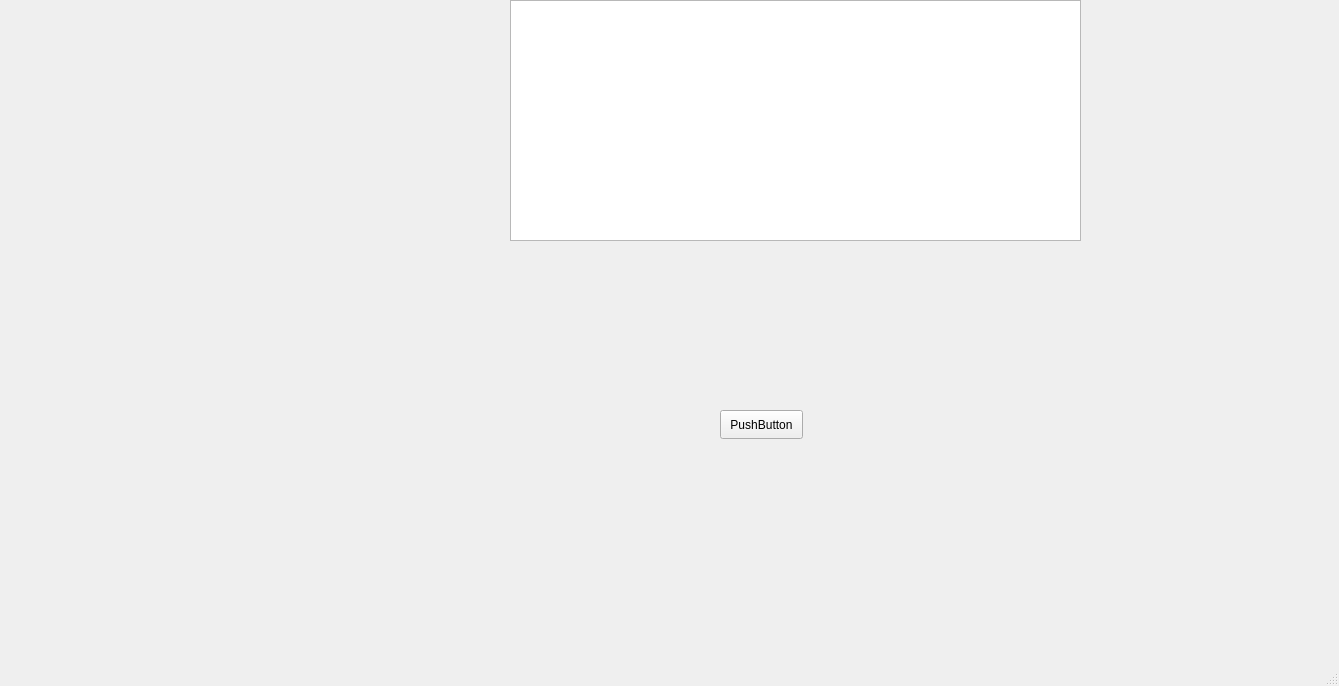
<?xml version="1.0" encoding="UTF-8"?>
<ui version="4.0">
 <class>MainWindow</class>
 <widget class="QMainWindow" name="MainWindow">
  <property name="geometry">
   <rect>
    <x>0</x>
    <y>0</y>
    <width>1339</width>
    <height>686</height>
   </rect>
  </property>
  <property name="windowTitle">
   <string>MainWindow</string>
  </property>
  <widget class="QWidget" name="centralwidget">
   <widget class="QPushButton" name="pushButton">
    <property name="geometry">
     <rect>
      <x>720</x>
      <y>410</y>
      <width>83</width>
      <height>29</height>
     </rect>
    </property>
    <property name="text">
     <string>PushButton</string>
    </property>
   </widget>
   <widget class="QTextEdit" name="textEdit">
    <property name="geometry">
     <rect>
      <x>510</x>
      <y>0</y>
      <width>571</width>
      <height>241</height>
     </rect>
    </property>
    <property name="font">
     <font>
      <pointsize>12</pointsize>
     </font>
    </property>
   </widget>
  </widget>
  <widget class="QMenuBar" name="menubar">
   <property name="geometry">
    <rect>
     <x>0</x>
     <y>0</y>
     <width>1339</width>
     <height>21</height>
    </rect>
   </property>
  </widget>
  <widget class="QStatusBar" name="statusbar"/>
 </widget>
 <resources/>
 <connections/>
</ui>
